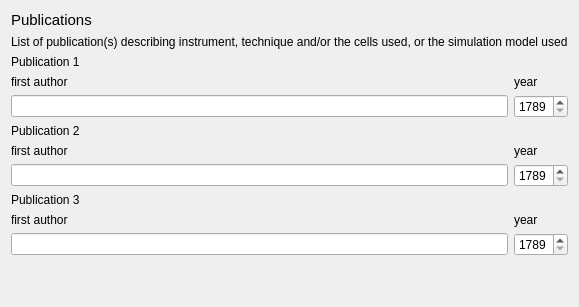
      <widget class="QWidget" name="tab_5">
       <attribute name="title">
        <string>7 Publications</string>
       </attribute>
       <layout class="QVBoxLayout" name="verticalLayout_4">
        <item>
         <widget class="QLabel" name="label_51">
          <property name="font">
           <font>
            <pointsize>11</pointsize>
           </font>
          </property>
          <property name="text">
           <string>Publications</string>
          </property>
         </widget>
        </item>
        <item>
         <widget class="QLabel" name="label_17">
          <property name="font">
           <font>
            <pointsize>9</pointsize>
           </font>
          </property>
          <property name="text">
           <string>List of publication(s) describing instrument, technique and/or the cells used, or the simulation model used</string>
          </property>
         </widget>
        </item>
        <item>
         <widget class="QLabel" name="label_41">
          <property name="text">
           <string>Publication 1</string>
          </property>
         </widget>
        </item>
        <item>
         <layout class="QGridLayout" name="gridLayout_7">
          <item row="1" column="0">
           <widget class="QLineEdit" name="pub_name_1">
            <property name="toolTip">
             <string>&lt;html&gt;&lt;head/&gt;&lt;body&gt;&lt;p&gt;First author name of the publication&lt;/p&gt;&lt;/body&gt;&lt;/html&gt;</string>
            </property>
           </widget>
          </item>
          <item row="0" column="0">
           <widget class="QLabel" name="label_40">
            <property name="font">
             <font>
              <pointsize>9</pointsize>
             </font>
            </property>
            <property name="toolTip">
             <string>&lt;html&gt;&lt;head/&gt;&lt;body&gt;&lt;p&gt;First author name of the publication&lt;/p&gt;&lt;/body&gt;&lt;/html&gt;</string>
            </property>
            <property name="text">
             <string>first author</string>
            </property>
           </widget>
          </item>
          <item row="0" column="1">
           <widget class="QLabel" name="label_71">
            <property name="font">
             <font>
              <pointsize>9</pointsize>
             </font>
            </property>
            <property name="toolTip">
             <string>&lt;html&gt;&lt;head/&gt;&lt;body&gt;&lt;p&gt;Year of the publication&lt;/p&gt;&lt;/body&gt;&lt;/html&gt;</string>
            </property>
            <property name="text">
             <string>year</string>
            </property>
           </widget>
          </item>
          <item row="1" column="1">
           <widget class="QSpinBox" name="pub_year_1">
            <property name="toolTip">
             <string>&lt;html&gt;&lt;head/&gt;&lt;body&gt;&lt;p&gt;Year of the publication&lt;/p&gt;&lt;/body&gt;&lt;/html&gt;</string>
            </property>
            <property name="minimum">
             <number>1789</number>
            </property>
            <property name="maximum">
             <number>3000</number>
            </property>
           </widget>
          </item>
         </layout>
        </item>
        <item>
         <widget class="QLabel" name="label_53">
          <property name="text">
           <string>Publication 2</string>
          </property>
         </widget>
        </item>
        <item>
         <layout class="QGridLayout" name="gridLayout_8">
          <item row="0" column="0">
           <widget class="QLabel" name="label_42">
            <property name="font">
             <font>
              <pointsize>9</pointsize>
             </font>
            </property>
            <property name="toolTip">
             <string>&lt;html&gt;&lt;head/&gt;&lt;body&gt;&lt;p&gt;First author name of the publication&lt;/p&gt;&lt;/body&gt;&lt;/html&gt;</string>
            </property>
            <property name="text">
             <string>first author</string>
            </property>
           </widget>
          </item>
          <item row="1" column="0">
           <widget class="QLineEdit" name="pub_name_2">
            <property name="toolTip">
             <string>&lt;html&gt;&lt;head/&gt;&lt;body&gt;&lt;p&gt;First author name of the publication&lt;/p&gt;&lt;/body&gt;&lt;/html&gt;</string>
            </property>
           </widget>
          </item>
          <item row="0" column="1">
           <widget class="QLabel" name="label_70">
            <property name="font">
             <font>
              <pointsize>9</pointsize>
             </font>
            </property>
            <property name="toolTip">
             <string>&lt;html&gt;&lt;head/&gt;&lt;body&gt;&lt;p&gt;Year of the publication&lt;/p&gt;&lt;/body&gt;&lt;/html&gt;</string>
            </property>
            <property name="text">
             <string>year</string>
            </property>
           </widget>
          </item>
          <item row="1" column="1">
           <widget class="QSpinBox" name="pub_year_2">
            <property name="toolTip">
             <string>&lt;html&gt;&lt;head/&gt;&lt;body&gt;&lt;p&gt;Year of the publication&lt;/p&gt;&lt;/body&gt;&lt;/html&gt;</string>
            </property>
            <property name="minimum">
             <number>1789</number>
            </property>
            <property name="maximum">
             <number>3000</number>
            </property>
           </widget>
          </item>
         </layout>
        </item>
        <item>
         <widget class="QLabel" name="label_54">
          <property name="text">
           <string>Publication 3</string>
          </property>
         </widget>
        </item>
        <item>
         <layout class="QGridLayout" name="gridLayout_9">
          <item row="1" column="0">
           <widget class="QLineEdit" name="pub_name_3">
            <property name="toolTip">
             <string>&lt;html&gt;&lt;head/&gt;&lt;body&gt;&lt;p&gt;First author name of the publication&lt;/p&gt;&lt;/body&gt;&lt;/html&gt;</string>
            </property>
           </widget>
          </item>
          <item row="0" column="0">
           <widget class="QLabel" name="label_44">
            <property name="font">
             <font>
              <pointsize>9</pointsize>
             </font>
            </property>
            <property name="toolTip">
             <string>&lt;html&gt;&lt;head/&gt;&lt;body&gt;&lt;p&gt;First author name of the publication&lt;/p&gt;&lt;/body&gt;&lt;/html&gt;</string>
            </property>
            <property name="text">
             <string>first author</string>
            </property>
           </widget>
          </item>
          <item row="0" column="1">
           <widget class="QLabel" name="label_69">
            <property name="font">
             <font>
              <pointsize>9</pointsize>
             </font>
            </property>
            <property name="toolTip">
             <string>&lt;html&gt;&lt;head/&gt;&lt;body&gt;&lt;p&gt;Year of the publication&lt;/p&gt;&lt;/body&gt;&lt;/html&gt;</string>
            </property>
            <property name="text">
             <string>year</string>
            </property>
           </widget>
          </item>
          <item row="1" column="1">
           <widget class="QSpinBox" name="pub_year_3">
            <property name="toolTip">
             <string>&lt;html&gt;&lt;head/&gt;&lt;body&gt;&lt;p&gt;Year of the publication&lt;/p&gt;&lt;/body&gt;&lt;/html&gt;</string>
            </property>
            <property name="minimum">
             <number>1789</number>
            </property>
            <property name="maximum">
             <number>3000</number>
            </property>
           </widget>
          </item>
         </layout>
        </item>
        <item>
         <spacer name="verticalSpacer_5">
          <property name="orientation">
           <enum>Qt::Vertical</enum>
          </property>
          <property name="sizeHint" stdset="0">
           <size>
            <width>20</width>
            <height>40</height>
           </size>
          </property>
         </spacer>
        </item>
       </layout>
      </widget>
